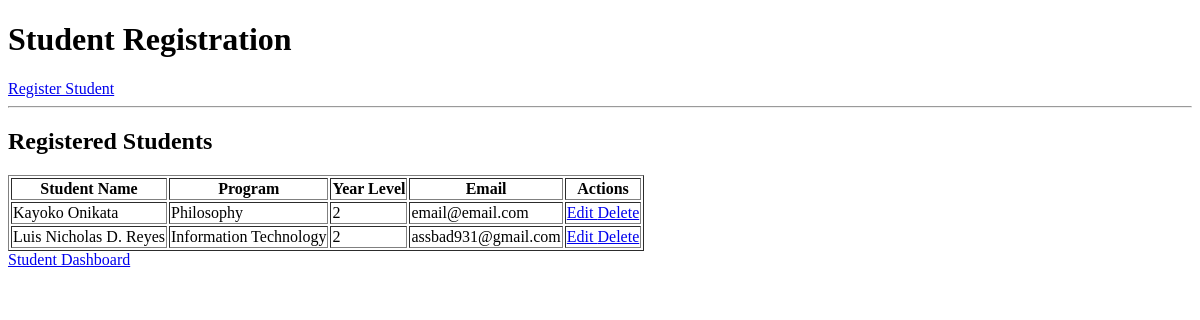
Page /registration/ on the earlier database version.
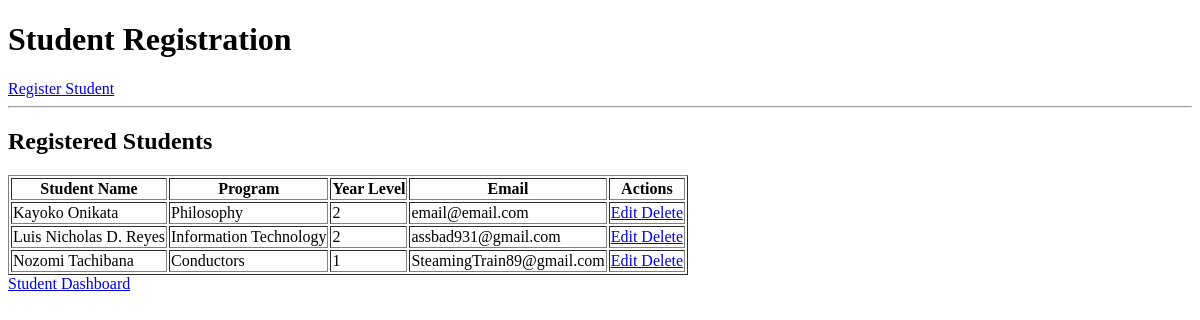
Same page on the later database version.
### registration/models.py (models this page shows, shortened)
class Student(models.Model):
    student_name = models.CharField(max_length=100)
    program = models.CharField(max_length=100)
    year_level = models.IntegerField()
    email = models.EmailField()

### registration/views.py (the view)
# urls.py: path('', views.student_list, name='student_list'),
def student_list(request):
    students = Student.objects.all()
    return render(
        request,
        'registration/student_list.html',
        {'students': students}
    )

### registration/templates/registration/student_list.html (shortened to what this page needs)
<!DOCTYPE html>
<html>
<head>
</head>
<body>
    <h1>Student Registration</h1>
    <a href="{% url 'student_create' %}">
        Register Student
    </a>
    <hr>
    <h2>Registered Students</h2>
    {% if students %}
        <table border="1">
            <tr>
                <th>Student Name</th>
                <th>Program</th>
                <th>Year Level</th>
                <th>Email</th>
                <th>Actions</th>
            </tr>
            {% for student in students %}
            <tr>
                <td>{{ student.student_name }}</td>
                <td>{{ student.program }}</td>
                <td>{{ student.year_level }}</td>
                <td>{{ student.email }}</td>
                <td>
                    <a href="{% url 'student_update' student.pk %}">
                        Edit
                    </a>
                    <a href="{% url 'student_delete' student.pk %}">
                        Delete
                    </a>
                </td>
            </tr>
            {% endfor %}
        </table>
    {% else %}
        <p>No registered students yet.</p>
    {% endif %}
    <a href="{% url 'student_dashboard' %}">
        Student Dashboard
    </a>
</body>
</html>

Differences in the rows shown:
added Student: student_name "Nozomi Tachibana", program "Conductors", year_level "1", email "SteamingTrain89@gmail.com"
